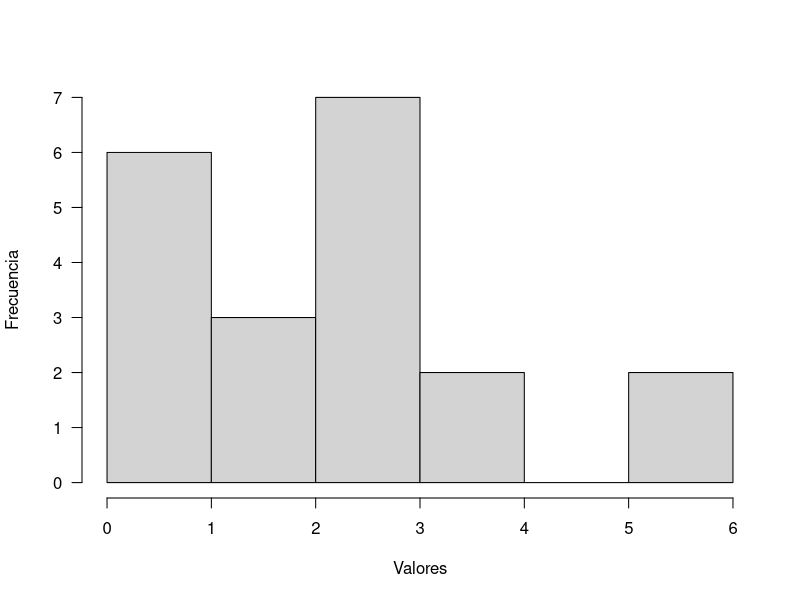

Here is the R script that generated this plot:
#====================================#
#       Modelado y estimación        #
#    de ocupación para poblaciones   #
#      y comunidades de especies     #
#       bajo enfoque Bayesiano       #
#                                    #
#            Módulo 2                #
#          Ejercicio 1               #
#                                    #
#         Probabilidades             #
# ===================================#

# Para las funciones de probabilidad estándares, en r hay funciones que permiten
# generar valores dentro de esa probabilidad (r), calcular probablidades (d),
# calcular probabilidades acumuladas (p) y determinar cuantiles (q).

# Cada función tiene nombres y argumentos específicos:
# Normal: rnorm(), dnorm(), pnorm(), qnorm() 
# Poisson: rpois(), dpois(), ppois(), qpois()
# Binomial: rbin(), dbin(), pbin(), qbin()

# DISTRIBUCIONES DISCRETAS----

# ---------#
#  Poisson #
# ---------#
# Simulemos conteos de individuos en 20 grillas, que poseen una media de
# 3 individuos por grilla 

y <- rpois(n = 20, lambda = 3)
hist(y, xlab = "Valores", ylab = "Frecuencia", main = "",
     bty =  "n",  las = 1)

# Para ver en detalle argumentos para  modificar los gráficos los puede
# explorar en ?par

# Para calcular la probabilidad de obtener 5 conteos de individuos por grilla utilizamos
dpois(5, lambda = 3) 

# Para calcular la probabilidad de obtener un valor menor o igual a 5,
ppois(5, lambda = 3)

# Actividad ----
# 1) ¿Cómo cambia la forma de la distribución de Poisson a medida que cambia λ?
# 2) ¿Cuál es la probabilidad de obtener y = 0 para para λ = 1.3?
# 3) ¿Cuál es la probabilidad de y > 5 para λ=1.3?

# DISTRIBUCIONES CONTINUAS----
# ---------#
#  Normal  #
# ---------#